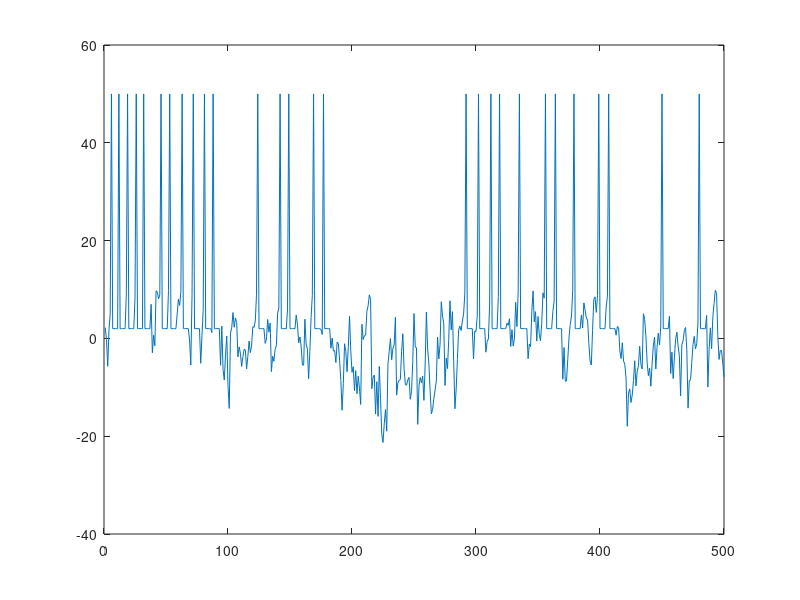

Source code (MATLAB):
% Basic integrate-and-fire neuron 
% R Rao 2007
% with added noise

clear

% capacitance and leak resistance
C = 1; % nF
R = 40; % M ohms

% I & F implementation dV/dt = - V/RC + I/C
% Using h = 1 ms step size, Euler method

V = 0;
tstop = 500; % total integration time
abs_ref = 5; % absolute refractory period 
ref = 0; % absolute refractory period counter
V_trace = []; % voltage trace for plotting
V_th = 10; % spike threshold
spiketimes = []; % list of spike times

% input current
noiseamp = 5;   % amplitude of added noise
I = 1 + noiseamp*randn(1,tstop); % nA; Gaussian noise

if I > 5
    I=5;
end
if I < 0
    I = 0;
end


for t = 1:tstop
  
   if ~ref
     V = V - (V/(R*C)) + (I(t)/C);
   else
     ref = ref - 1;
     V = 0.2*V_th; % reset voltage
   end
   
   if (V > V_th)
     V = 50;  % emit spike
     spiketimes = [spiketimes t]; % save times of spikes 
     ref = abs_ref; % set refractory counter
   end

   V_trace = [V_trace V];

end

  plot(V_trace)
